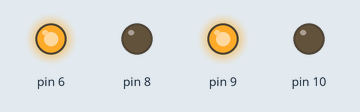
This sketch was run on a simulated Arduino Uno, built with avr-gcc and run on an emulated ATmega328P. Shown: output pins drawn as LEDs (lit = HIGH).

Above: at 2.5 s.
At 7.5 s:
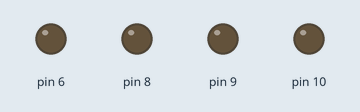
Timing chart, 0 to 13.0 s (numbered marks = the images above):
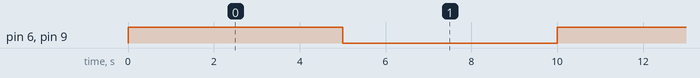

The sketch:

forward.ino
```cpp
void setup() {
  // put your setup code here, to run once:
    pinMode(6,1);
    pinMode(8,1);
     pinMode(9,1);
      pinMode(10,1);
    Serial.begin(9800);
}

void loop()
{
 digitalWrite(6,1);
  digitalWrite(8,0);
  digitalWrite(9,1);
  digitalWrite(10,0);
  delay(5000);
  digitalWrite(6,0);
  digitalWrite(8,0);
  digitalWrite(9,0);
  digitalWrite(10,0);
  delay(5000);


}
```

Measured:
- by itself, pin 6, pin 9: alternates HIGH for 5.0 s and LOW for 5.0 s
